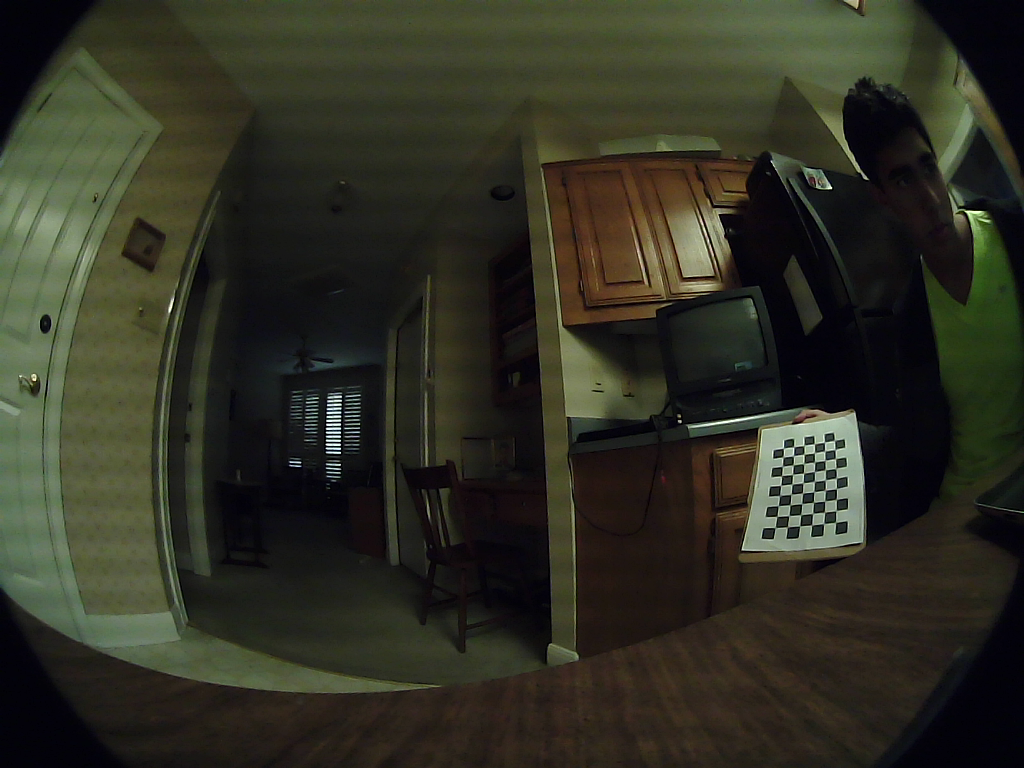
#> input picture smallerimg10.png, 1024 x 768 px, given in place of 1ftH3ftD0Angle0Brightness.jpg, which was not available
$ python maskPhoto.py   (older library calls are emulated)
#> lines starting #> are read from the running program, lines starting #| are printed output that depends on the picture; after the words box and inside, x2 and y2 are one past the last pixel; in counts of white or black regions, pixels touching at a corner belong together; long printed decimals are rounded; pictures that were not available may be replaced by others from this repository, and a replacement may not be noted
import cv2
import numpy as np

cap = cv2.VideoCapture(0)
MARGIN_OF_ERROR = 20
# while(True):
# Take each frame
img = cv2.imread('../1ftH3ftD0Angle0Brightness.jpg', 1)
#> img is the input picture: shape (768, 1024, 3); mean B, G, R 35.5, 47.9, 47.4
blur = cv2.medianBlur(img, 5)
screenHeight, screenWidth, channels = img.shape
#> screenHeight = 768; screenWidth = 1024; channels = 3
midX = screenWidth / 2
#> midX = 512
# Convert BGR to HSV
hsv = cv2.cvtColor(blur, cv2.COLOR_BGR2HSV)
#> hsv: shape (768, 1024, 3); mean H, S, V 51.6, 90.1, 51.7
# define range of blue color in HSV
lower_green = np.array([0, 0, 30])
upper_green = np.array([180, 255, 255])
# hold the HSV image to get only blue colors
mask = cv2.inRange(hsv, lower_green, upper_green)
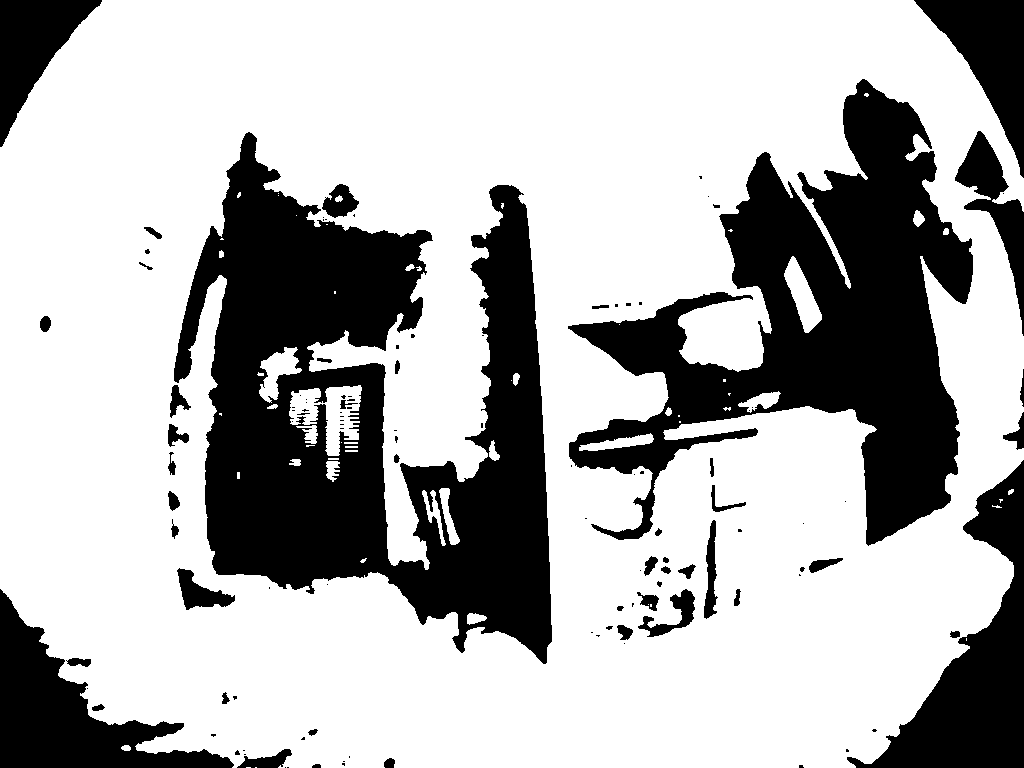
#> mask: shape (768, 1024); 69.9% white; 116 black regions (68 under 20 px)
_, contours, hierarchy = cv2.findContours(mask, cv2.RETR_EXTERNAL, cv2.CHAIN_APPROX_NONE)
#> contours = 8 contours, 6 with area under 20; largest, box (x1, y1, x2, y2) and area: (0, 0, 1024, 768) 730230, (121, 745, 131, 751) 36

# Bitwise-AND mask and original image
res = cv2.bitwise_and(blur, blur, mask=mask)
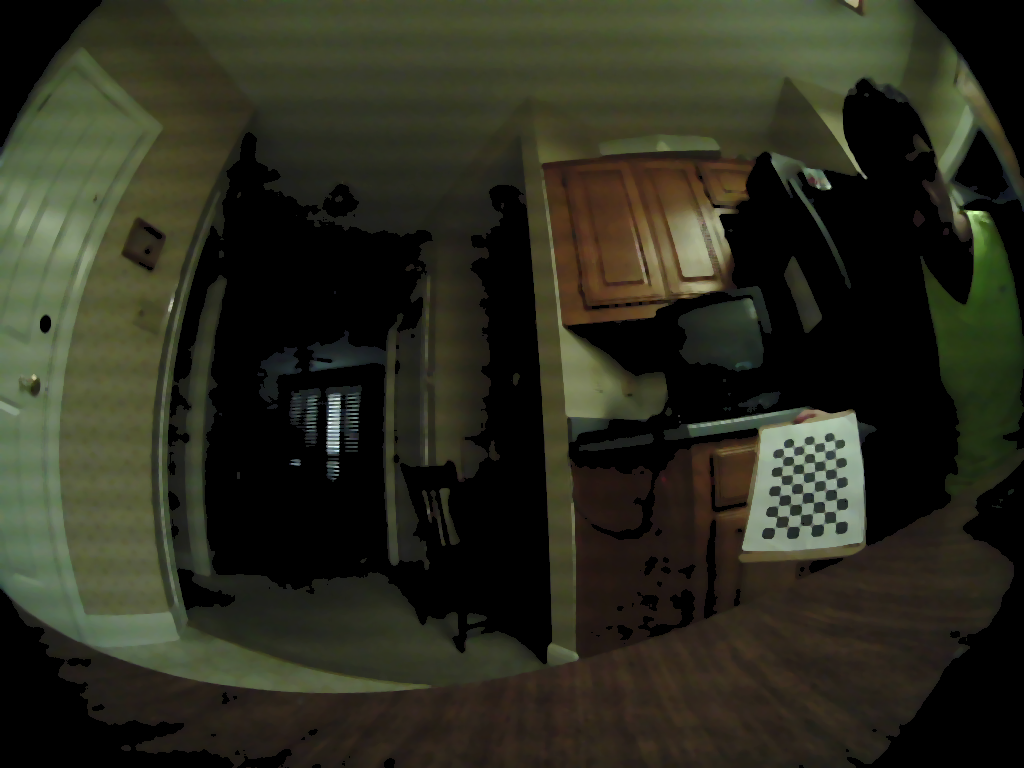
#> res: shape (768, 1024, 3); mean B, G, R 30.6, 43.9, 43.1
if len(contours) > 0:
    cnt = contours[len(contours) - 1]
#> cnt = contour of 3724 points, box (x1, y1, x2, y2) (0, 0, 1024, 768), area 730230
    cv2.drawContours(res, [cnt], 0, (0, 255, 0), 3)
    #print("Area: " + str(cv2.contourArea(cnt)))
    # x,y,w,h = cv2.boundingRect(cnt)
    # cv2.rectangle(res,(x,y),(x+w,y+h),(0,255,0),2)

    biggest_contour = 0
    next_biggest_contour = 0
    biggest_rect = 0
    next_biggest_rect = 0

    x = 0
    y = 0
    w = 0
    h = 0

    xx = 0
    yy = 0
    ww = 0
    hh = 0
    for cont in contours:
        currentContour = cv2.contourArea(cont)
        if currentContour > biggest_contour:
            biggest_contour = currentContour
            x, y, w, h = cv2.boundingRect(cont)

        elif currentContour > next_biggest_contour:
            next_biggest_contour = currentContour
            xx, yy, ww, hh = cv2.boundingRect(cont)
#> this loop made 8 passes
#> (currentContour, biggest_contour, x, y, w, h) on passes 3, 8: (36.5, 36.5, 121, 745, 10, 6), (730230, 730230, 0, 0, 1024, 768)
#> (currentContour, next_biggest_contour, xx, yy, ww, hh) on passes 5, 7: (5.5, 5.5, 992, 505, 10, 3), (16.5, 16.5, 1008, 489, 6, 6)
#> after the loop, biggest_contour = 730230; h = 768; hh = 6; next_biggest_contour = 16.5; w = 1024; ww = 6; x = 0; xx = 1008; y = 0; yy = 489

    centerX = 0
    centerY = 0
    centerW = (xx + ww) - x
#> centerW = 1014
    centerH = (yy - hh) - y
#> centerH = 483
    cv2.rectangle(res, (xx, yy), (xx + ww, yy + hh), (0, 0, 255), 2)
#> res: shape (768, 1024, 3); mean B, G, R 30, 47.8, 42.4
    cv2.rectangle(res, (x, y), (x + w, y + h), (255, 0, 0), 2)
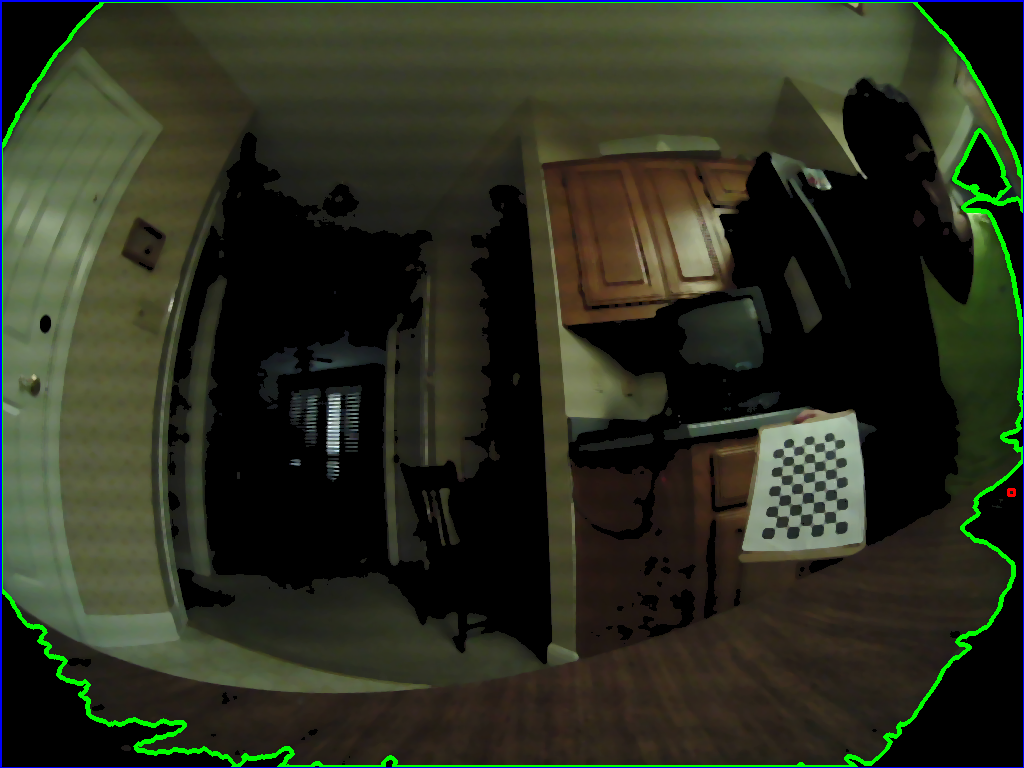
#> res: shape (768, 1024, 3); mean B, G, R 31.8, 46.8, 42.4
    ##Euclidean Distance h = y2 - y1, w = x2 - x1
    boundingBox = 0

    blueBoundingBox = h*w
#> blueBoundingBox = 786432
    redBoundingBox = hh*ww
#> redBoundingBox = 36
    #if smaller contour is on the left
    if (xx < x):
        if (yy + hh) > (y + h):
            r = cv2.rectangle(res, (xx, yy), (x + w, yy + hh), (0, 255, 255), 2)
            boundingBox = hh*(x + w - ww)
            #midpoint formula
            #need to round centerxy to use in circle
            centerX = (xx + x + w) / 2
            centerY = (yy + yy + hh) / 2
            cv2.circle(res, (round(centerX), round(centerY)), 3, (0, 255, 0), -1)
        else:
            r =cv2.rectangle(res, (xx, yy), (x + w, y + h), (0, 255, 0), 2)
            boundingBox = (y + h - yy)*(x + w - xx)
            centerX = (xx + x + w) / 2
            centerY = (yy + y + h) / 2
            cv2.circle(res, (round(centerX), round(centerY)), 3, (0, 255, 0), -1)
    else:
        if (yy + hh) > (y + h):
            print("Going down")
            #TODO maybe instead of xx + ww, xx + yy
            r = cv2.rectangle(res, (x, y), (xx + ww, yy + hh), (0, 255, 255), 2)
            boundingBox = (yy + hh - y)*(xx + yy - y)
            centerX = (x + xx + ww) / 2
            centerY = (y + yy + hh) / 2
            cv2.circle(res, (round(centerX), round(centerY)), 3, (0, 255, 0), -1)
        else:
            r = cv2.rectangle(res, (x, y), (xx + ww, y + h), (0, 255, 0), 2)
            boundingBox = h*(xx + ww - x)
#> boundingBox = 778752
            centerX = (x + xx + ww) / 2
#> centerX = 507
            centerY = (y + y + h) / 2
#> centerY = 384
            cv2.circle(res, (round(centerX), round(centerY)), 3, (0, 255, 0), -1)
    print("BIggest Area " + str(biggest_contour))
#| BIggest Area 730230.0
    print("Next Biggest Area " + str(next_biggest_contour))
#| Next Biggest Area 16.5
    print("area of bounding box " + str(boundingBox))
#| area of bounding box 778752
    print("Blue Bounding Box: " + str(blueBoundingBox))
#| Blue Bounding Box: 786432
    print("Red Bounding Box: " + str(redBoundingBox))
#| Red Bounding Box: 36
    print("Box Ratio = " + str((blueBoundingBox + redBoundingBox) / boundingBox))
#| Box Ratio = 1.010
    print("Midpoint is (" + str(centerX) + ", " + str(centerY) + ")")
#| Midpoint is (507.0, 384.0)
    #print("Contour Ratio = " + str((biggest_contour + next_biggest_contour) / boundingBox))
    cv2.line(res, (round(screenWidth/2), 0), (round(screenWidth/2), screenHeight), (255, 255, 255), 3, 8, 0)
    enclosed = (((centerX - (screenWidth / 2))**(2))/((MARGIN_OF_ERROR)**2)) + (((centerY - (screenHeight / 2))**(2))/((screenHeight)**2))
#> enclosed = 0.0625
    if enclosed <= 1:
        print("enclosed")
    elif centerX > midX:
        print(str(centerX - midX) + " to the right (px)")
    else:
        print(str(midX - centerX) + " to the left (px)")

    # (x−h)2r2x+(y−k)2r2y≤1 Finding if point is in ellipse, probably could just do lines, but whatever
cv2.ellipse(res, (round(screenWidth / 2), round(screenHeight/2)), (MARGIN_OF_ERROR, screenHeight),0, 0, 360, (255, 255, 255), 3, 8)
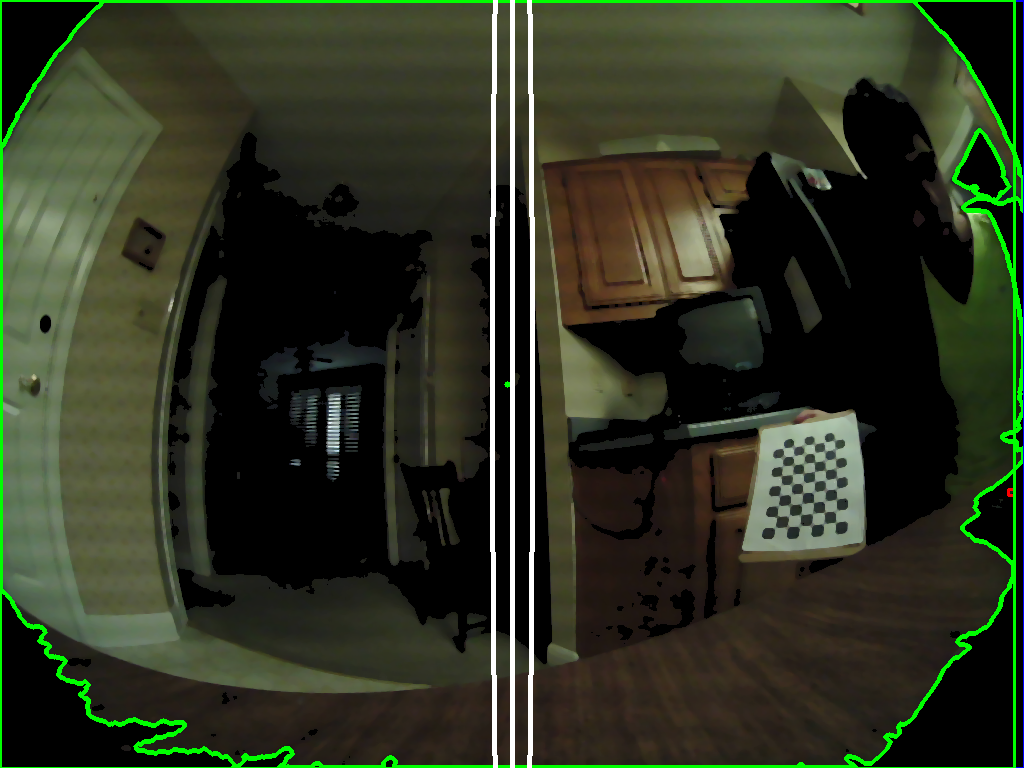
#> res: shape (768, 1024, 3); mean B, G, R 33.8, 52.3, 45.7
cv2.imshow('img', img)
cv2.imshow('blur', blur)
cv2.imshow('mask', mask)
cv2.imshow('res', res)
k = cv2.waitKey(0)
#> (key Esc is pressed here)

cv2.destroyAllWindows()
